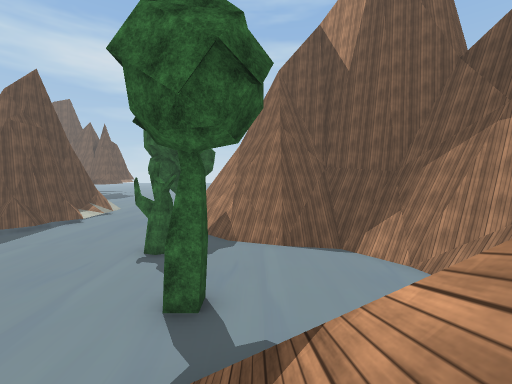
[1] (above)

24 first-person views from a walk through a Unity game level. The camera is 1.5 m above the floor, tilts 4° down and sees 90° across. The floor is counted in squares, 1.8 m on a side. Each view is taken from the middle of a square. On the plan, view 1 faces up. The plan holds only what a view shows up to about 10 squares ahead; the rest is blank. The place goes on beyond the plan. The player is left out. Some surface patterns are stand-ins.

[2]
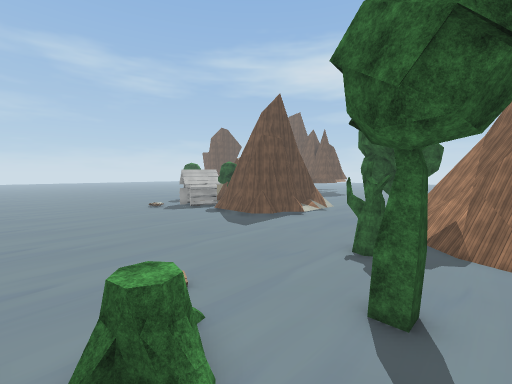

[3]
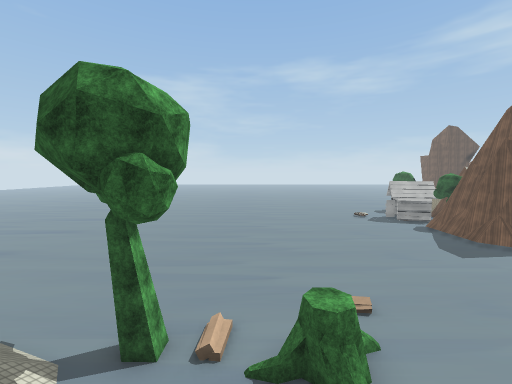

[4]
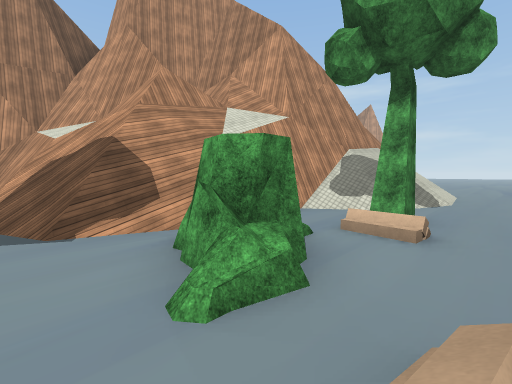

[5]
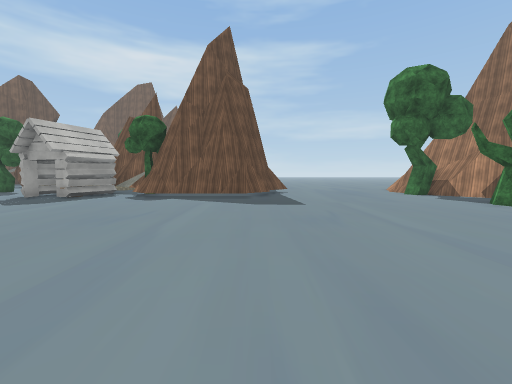

[6]
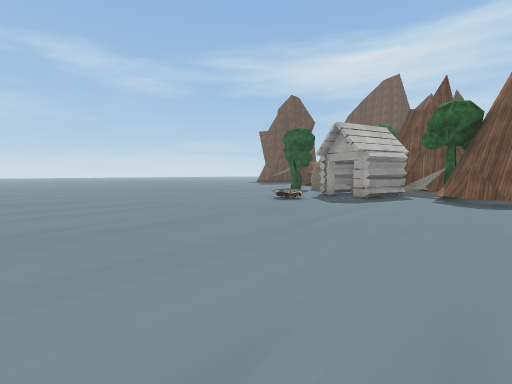

[7]
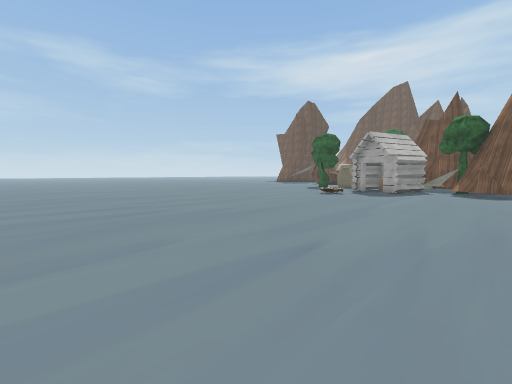

[8]
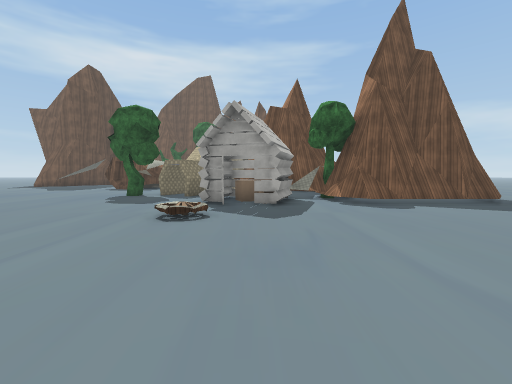

[9]
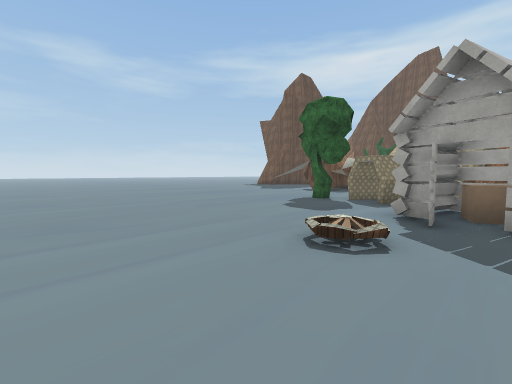

[10]
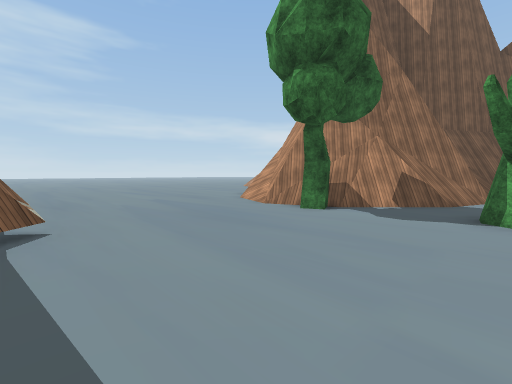

[11]
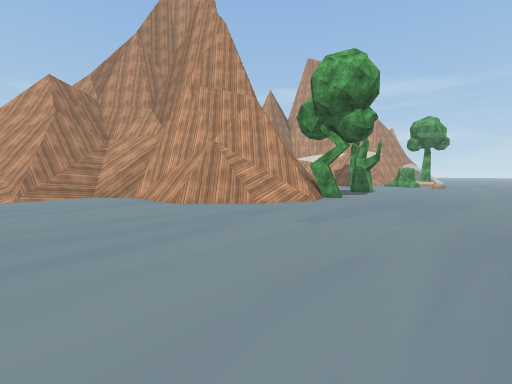

[12]
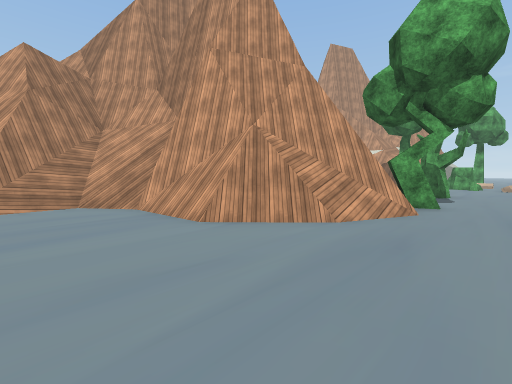

[13]
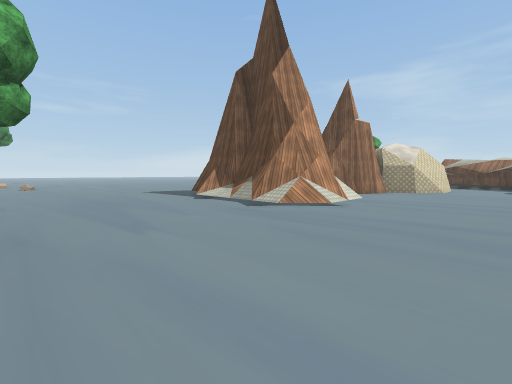

[14]
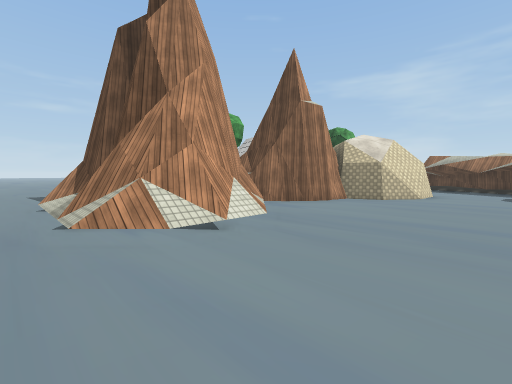

[15]
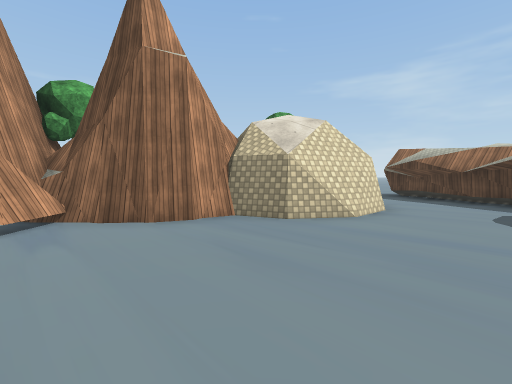

[16]
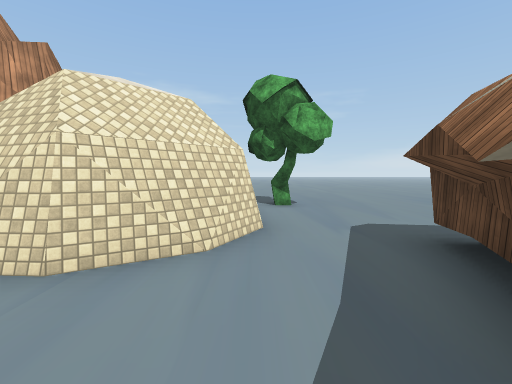

[17]
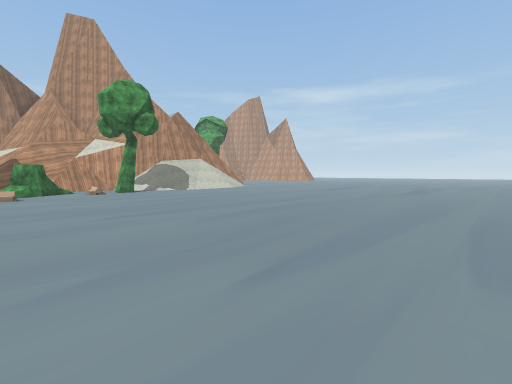

[18]
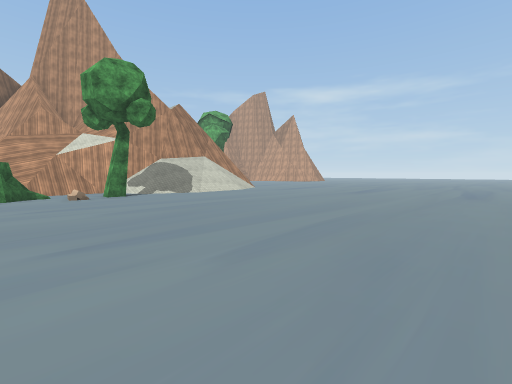

[19]
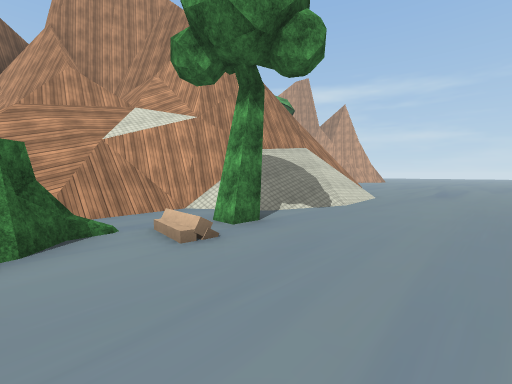

[20]
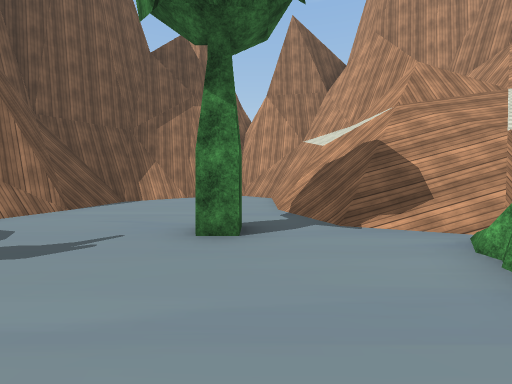

[21]
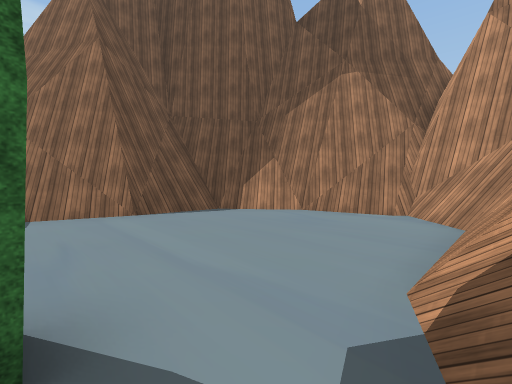

[22]
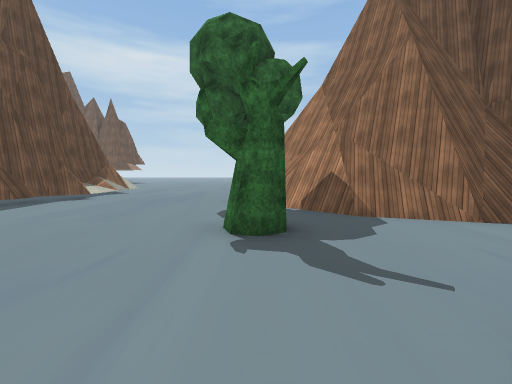

[23]
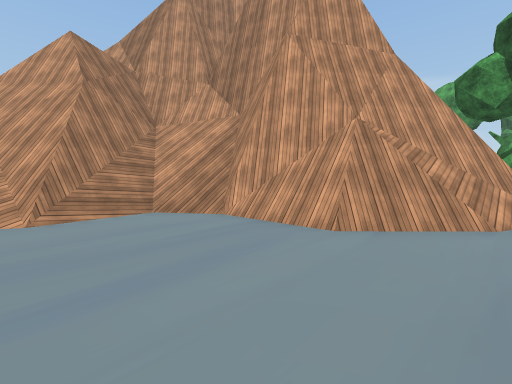

[24]
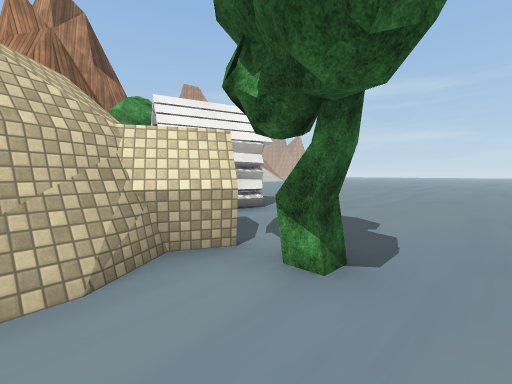

### Floor plan
Key: @ floor where view 1 was taken; # wall or solid block; . main floor; : floor 0.25 m higher than the main floor; / step, stairs or slope; = window, fence, low wall or low ledge; ^ raised ledge; v drop or lower ground; C cabin; O other object.
Columns run from 23 left of view 1 to 6 right of it. Each row starts with its distance up from view 1.
 20  #........................===^
 19 ##........................##^^
 18 #...##..................../=^
 17 #..####.....///..........///^^
 16 ..##  ##.../##/....../####//#^
 15 ..##   ########...../#####/^^
 14 ..####   ##  #/...../##^  ^^
 13 .O###^##^#   ##.....##^
 12 .....C##/O   ##.....O##
 11 .....COC/#####......O## ^^#
 10 .....CCC.####........######^
  9 ......................=##/#^
  8 ....//..............O..../##
  7 ...........................##
  6 ...........................##
  5 ............................##
  4 ......................O.....##
  3 ................../....//#####
  2 ..................//O.////v#=^
  1 .................../OO/////##^
  0 ....................:.=@/^^^
 -1 .................../O.#//^
 -2 ...................OO.#v/==#
 -3        .............//#v//#^
 -4        .............//^###^
 -5        .............//#^

Positions as (right, up) in squares from view 1, and headings:
1: (0, 0), facing up
2: (0, 0), facing up-left
3: (1, 0), facing left
4: (-5, 3), facing down-right
5: (-10, 1), facing up
6: (-13, 1), facing up-left
7: (-13, -2), facing up-left
8: (-17, 3), facing up
9: (-17, 5), facing up-left
10: (-9, 8), facing up-right
11: (-8, 20), facing down-right
12: (-5, 19), facing down-right
13: (-4, 20), facing down-left
14: (-8, 20), facing down-left
15: (-13, 20), facing down-left
16: (-21, 20), facing down
17: (-16, 2), facing down-right
18: (-14, 1), facing down-right
19: (-7, 1), facing down-right
20: (-5, 4), facing right
21: (-1, 3), facing up-right
22: (-3, 4), facing up
23: (-3, 20), facing down-right
24: (-23, 15), facing down-right
